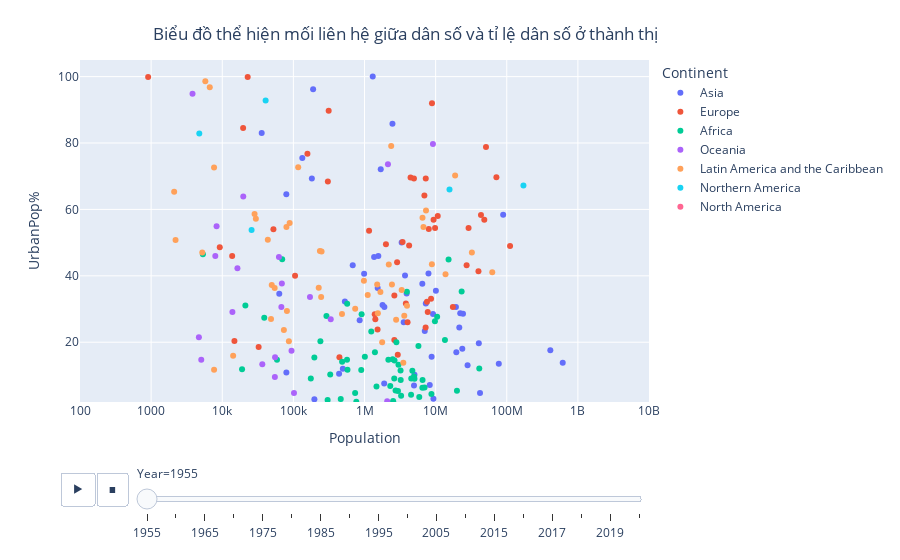

This figure's notebook cell:
### Code cell
fig=px.scatter(df, x="Population", y="UrbanPop%", animation_frame="Year", animation_group="Country",
        color="Continent", hover_name="Country",
           log_x=True, range_x=[100,10000000000], range_y=[2,105])

fig.update_layout(
    title={
        'text': "Biểu đồ thể hiện mối liên hệ giữa dân số và tỉ lệ dân số ở thành thị",
        'y':0.95,
        'x':0.45,
        'xanchor': 'center',
        'yanchor': 'top'})

fig.show()

### Figure 1 — Plotly figure (JSON) as saved in the notebook; plotly's stock layout.template omitted (floating-point values rounded to 4 significant figures)
{"data": [{"hovertemplate": "<b>%{hovertext}</b><br><br>Continent=Asia<br>Year=1955<br>Population=%{x}<br>UrbanPop%=%{y}<extra></extra>", "hovertext": ["Afghanistan", "Armenia", "Azerbaijan", "Bahrain", "Bangladesh", "Bhutan", "Brunei ", "Cambodia", "China", "Cyprus", "Georgia", "Hong Kong", "India", "Indonesia", "Iran", "Iraq", "Israel", "Japan", "Jordan", "Kazakhstan", "Kuwait", "Kyrgyzstan", "Laos", "Lebanon", "Macao", "Malaysia", "Maldives", "Mongolia", "Myanmar", "Nepal", "North Korea", "Oman", "Pakistan", "Philippines", "Qatar", "Saudi Arabia", "Singapore", "South Korea", "Sri Lanka", "State of Palestine", "Syria", "Taiwan", "Tajikistan", "Thailand", "Timor-Leste", "Turkey", "Turkmenistan", "United Arab Emirates", "Uzbekistan", "Vietnam", "Yemen"], "ids": ["Afghanistan", "Armenia", "Azerbaijan", "Bahrain", "Bangladesh", "Bhutan", "Brunei ", "Cambodia", "China", "Cyprus", "Georgia", "Hong Kong", "India", "Indonesia", "Iran", "Iraq", "Israel", "Japan", "Jordan", "Kazakhstan", "Kuwait", "Kyrgyzstan", "Laos", "Lebanon", "Macao", "Malaysia", "Maldives", "Mongolia", "Myanmar", "Nepal", "North Korea", "Oman", "Pakistan", "Philippines", "Qatar", "Saudi Arabia", "Singapore", "South Korea", "Sri Lanka", "State of Palestine", "Syria", "Taiwan", "Tajikistan", "Thailand", "Timor-Leste", "Turkey", "Turkmenistan", "United Arab Emirates", "Uzbekistan", "Vietnam", "Yemen"], "legendgroup": "Asia", "marker": {"color": "#636efa", "symbol": "circle"}, "mode": "markers", "name": "Asia", "orientation": "v", "showlegend": true, "type": "scatter", "x": [8270991, 1563507, 3329387, 133585, 42086301, 197457, 63356, 5045288, 612241554, 529972, 3713133, 2472658, 409880595, 77273425, 19294127, 6502657, 1691878, 89018257, 682968, 7932521, 181888, 1904062, 1890854, 1532115, 189460, 7038913, 79703, 855103, 19550071, 9316916, 10086991, 495818, 40488030, 22177058, 35866, 3558155, 1305105, 21514570, 8778438, 987755, 3911501, 9189972, 1794416, 23711132, 439223, 24270600, 1364635, 79578, 7277333, 28147443, 4965574], "xaxis": "x", "y": [7.1, 46, 50, 75.5, 4.7, 2.8, 34.6, 10.2, 13.8, 32.3, 40.1, 85.8, 17.6, 13.5, 30.6, 37.6, 72.1, 58.4, 43.2, 40.7, 69.3, 30.6, 7.6, 36.3, 96.2, 23.4, 10.9, 26.6, 17, 3, 35.5, 12, 19.7, 28.7, 83, 26, 100, 24.4, 15.6, 40.6, 34.7, 28.5, 31.2, 18, 10.5, 28.6, 45.7, 64.6, 31.7, 13.1, 7], "yaxis": "y"}, {"hovertemplate": "<b>%{hovertext}</b><br><br>Continent=Europe<br>Year=1955<br>Population=%{x}<br>UrbanPop%=%{y}<extra></extra>", "hovertext": ["Albania", "Andorra", "Austria", "Belarus", "Belgium", "Bosnia and Herzegovina", "Bulgaria", "Channel Islands", "Croatia", "Czech Republic (Czechia)", "Denmark", "Estonia", "Faeroe Islands", "Finland", "France", "Germany", "Gibraltar", "Greece", "Holy See", "Hungary", "Iceland", "Ireland", "Isle of Man", "Italy", "Latvia", "Liechtenstein", "Lithuania", "Luxembourg", "Malta", "Moldova", "Monaco", "Montenegro", "Netherlands", "North Macedonia", "Norway", "Poland", "Portugal", "Romania", "Russia", "San Marino", "Serbia", "Slovakia", "Slovenia", "Spain", "Sweden", "Switzerland", "Ukraine", "United Kingdom"], "ids": ["Albania", "Andorra", "Austria", "Belarus", "Belgium", "Bosnia and Herzegovina", "Bulgaria", "Channel Islands", "Croatia", "Czech Republic (Czechia)", "Denmark", "Estonia", "Faeroe Islands", "Finland", "France", "Germany", "Gibraltar", "Greece", "Holy See", "Hungary", "Iceland", "Ireland", "Isle of Man", "Italy", "Latvia", "Liechtenstein", "Lithuania", "Luxembourg", "Malta", "Moldova", "Monaco", "Montenegro", "Netherlands", "North Macedonia", "Norway", "Poland", "Portugal", "Romania", "Russia", "San Marino", "Serbia", "Slovakia", "Slovenia", "Spain", "Sweden", "Switzerland", "Ukraine", "United Kingdom"], "legendgroup": "Europe", "marker": {"color": "#EF553B", "symbol": "circle"}, "mode": "markers", "name": "Europe", "orientation": "v", "showlegend": true, "type": "scatter", "x": [1419994, 9232, 6953406, 7747210, 8887274, 2936309, 7561493, 105609, 4030415, 9361772, 4440778, 1159231, 32481, 4238275, 43411367, 71537459, 22788, 8011124, 908, 9828494, 157642, 2873415, 52408, 48335578, 2001574, 14830, 2628751, 305261, 313526, 2627012, 19655, 443795, 10709630, 1392449, 3430340, 27269749, 8625532, 17483935, 111355300, 13789, 7234922, 3815402, 1527205, 29048395, 7262623, 4957066, 40019491, 51063902], "xaxis": "x", "y": [26.9, 48.6, 64.2, 29.1, 92, 16.2, 32.2, 40, 26, 56.9, 69.6, 53.6, 18.6, 49.1, 58.3, 69.7, 99.9, 54.1, 99.9, 54.4, 76.8, 44.1, 54, 56.9, 49.5, 20.4, 34.1, 68.4, 89.7, 20.7, 84.5, 15.5, 58, 28.4, 50.2, 43.2, 33.1, 30.6, 49, 46, 24.4, 31.7, 23.8, 54.4, 69.3, 69.3, 41.4, 78.8], "yaxis": "y"}, {"hovertemplate": "<b>%{hovertext}</b><br><br>Continent=Africa<br>Year=1955<br>Population=%{x}<br>UrbanPop%=%{y}<extra></extra>", "hovertext": ["Algeria", "Angola", "Benin", "Botswana", "Burkina Faso", "Burundi", "Cabo Verde", "Cameroon", "Central African Republic", "Chad", "Comoros", "Congo", "Côte d'Ivoire", "DR Congo", "Djibouti", "Egypt", "Equatorial Guinea", "Eritrea", "Eswatini", "Ethiopia", "Gabon", "Gambia", "Ghana", "Guinea", "Guinea-Bissau", "Kenya", "Lesotho", "Liberia", "Libya", "Madagascar", "Malawi", "Mali", "Mauritania", "Mauritius", "Mayotte", "Morocco", "Mozambique", "Namibia", "Niger", "Nigeria", "Rwanda", "Réunion", "Saint Helena", "Sao Tome & Principe", "Senegal", "Seychelles", "Sierra Leone", "Somalia", "South Africa", "South Sudan", "Sudan", "Tanzania", "Togo", "Tunisia", "Uganda", "Western Sahara", "Zambia", "Zimbabwe"], "ids": ["Algeria", "Angola", "Benin", "Botswana", "Burkina Faso", "Burundi", "Cabo Verde", "Cameroon", "Central African Republic", "Chad", "Comoros", "Congo", "Côte d'Ivoire", "DR Congo", "Djibouti", "Egypt", "Equatorial Guinea", "Eritrea", "Eswatini", "Ethiopia", "Gabon", "Gambia", "Ghana", "Guinea", "Guinea-Bissau", "Kenya", "Lesotho", "Liberia", "Libya", "Madagascar", "Malawi", "Mali", "Mauritania", "Mauritius", "Mayotte", "Morocco", "Mozambique", "Namibia", "Niger", "Nigeria", "Rwanda", "Réunion", "Saint Helena", "Sao Tome & Principe", "Senegal", "Seychelles", "Sierra Leone", "Somalia", "South Africa", "South Sudan", "Sudan", "Tanzania", "Togo", "Tunisia", "Uganda", "Western Sahara", "Zambia", "Zimbabwe"], "legendgroup": "Africa", "marker": {"color": "#00cc96", "symbol": "circle"}, "mode": "markers", "name": "Africa", "orientation": "v", "showlegend": true, "type": "scatter", "x": [9774283, 5043247, 2303587, 463359, 4517155, 2537157, 197195, 4706995, 1401341, 2735198, 175903, 911029, 3004421, 13517513, 69589, 23223124, 239873, 899752, 303028, 19947292, 484313, 329661, 5730594, 3229649, 576136, 6987658, 766763, 1011363, 1245358, 4543542, 3270548, 4975398, 738299, 570648, 18985, 10502666, 6508398, 567847, 2955541, 41086100, 2527294, 291658, 5345, 58806, 2808225, 38955, 2165815, 2491542, 15206502, 2619712, 6549298, 8729662, 1473839, 3943540, 5888793, 21147, 2644976, 3213286], "xaxis": "x", "y": [26.3, 9, 6.8, 2.9, 4.2, 1.9, 15.4, 11.4, 17, 5.5, 9.1, 28.4, 13.2, 20.7, 45, 35.3, 20.3, 11.6, 2.6, 5.4, 14.1, 10.3, 18.9, 8.6, 11.7, 6.4, 2.1, 15.6, 23.2, 9.1, 3.9, 9.7, 4.7, 31.6, 11.9, 27.7, 6.3, 14.7, 5.3, 12.1, 2.3, 27.9, 46.5, 14.7, 20, 27.4, 14.7, 14.9, 44.9, 9.1, 8.6, 4.4, 6.7, 35.2, 3.5, 31.1, 14.5, 11.5], "yaxis": "y"}, {"hovertemplate": "<b>%{hovertext}</b><br><br>Continent=Oceania<br>Year=1955<br>Population=%{x}<br>UrbanPop%=%{y}<extra></extra>", "hovertext": ["American Samoa", "Australia", "Cook Islands", "Fiji", "French Polynesia", "Guam", "Kiribati", "Marshall Islands", "Micronesia", "Nauru", "New Caledonia", "New Zealand", "Niue", "Northern Mariana Islands", "Palau", "Papua New Guinea", "Samoa", "Solomon Islands", "Tokelau", "Tonga", "Tuvalu", "Vanuatu", "Wallis & Futuna"], "ids": ["American Samoa", "Australia", "Cook Islands", "Fiji", "French Polynesia", "Guam", "Kiribati", "Marshall Islands", "Micronesia", "Nauru", "New Caledonia", "New Zealand", "Niue", "Northern Mariana Islands", "Palau", "Papua New Guinea", "Samoa", "Solomon Islands", "Tokelau", "Tonga", "Tuvalu", "Vanuatu", "Wallis & Futuna"], "legendgroup": "Oceania", "marker": {"color": "#ab63fa", "symbol": "circle"}, "mode": "markers", "name": "Oceania", "orientation": "v", "showlegend": true, "type": "scatter", "x": [19754, 9165707, 16347, 335098, 68854, 62641, 36573, 13894, 171107, 3819, 67748, 2136391, 4694, 7985, 8322, 2086247, 94178, 102002, 1607, 55322, 5069, 54921, 7669], "xaxis": "x", "y": [63.9, 79.7, 42.3, 26.9, 37.7, 45.7, 13.4, 29.1, 33.6, 94.8, 30.6, 73.6, 21.5, 46, 54.9, 2.2, 17.4, 4.7, 0, 15.5, 14.7, 9.5, 0], "yaxis": "y"}, {"hovertemplate": "<b>%{hovertext}</b><br><br>Continent=Latin America and the Caribbean<br>Year=1955<br>Population=%{x}<br>UrbanPop%=%{y}<extra></extra>", "hovertext": ["Anguilla", "Antigua and Barbuda", "Argentina", "Aruba", "Bahamas", "Barbados", "Belize", "Bolivia", "Brazil", "British Virgin Islands", "Caribbean Netherlands", "Cayman Islands", "Chile", "Colombia", "Costa Rica", "Cuba", "Curaçao", "Dominica", "Dominican Republic", "Ecuador", "El Salvador", "Falkland Islands", "French Guiana", "Grenada", "Guadeloupe", "Guatemala", "Guyana", "Haiti", "Honduras", "Jamaica", "Martinique", "Mexico", "Montserrat", "Nicaragua", "Panama", "Paraguay", "Peru", "Puerto Rico", "Saint Kitts & Nevis", "Saint Lucia", "Saint Martin", "Sint Maarten", "St. Vincent & Grenadines", "Suriname", "Trinidad and Tobago", "Turks and Caicos", "U.S. Virgin Islands", "Uruguay", "Venezuela"], "ids": ["Anguilla", "Antigua and Barbuda", "Argentina", "Aruba", "Bahamas", "Barbados", "Belize", "Bolivia", "Brazil", "British Virgin Islands", "Caribbean Netherlands", "Cayman Islands", "Chile", "Colombia", "Costa Rica", "Cuba", "Curaçao", "Dominica", "Dominican Republic", "Ecuador", "El Salvador", "Falkland Islands", "French Guiana", "Grenada", "Guadeloupe", "Guatemala", "Guyana", "Haiti", "Honduras", "Jamaica", "Martinique", "Mexico", "Montserrat", "Nicaragua", "Panama", "Paraguay", "Peru", "Puerto Rico", "Saint Kitts & Nevis", "Saint Lucia", "Saint Martin", "Sint Maarten", "St. Vincent & Grenadines", "Suriname", "Trinidad and Tobago", "Turks and Caicos", "U.S. Virgin Islands", "Uruguay", "Venezuela"], "legendgroup": "Latin America and the Caribbean", "marker": {"color": "#FFA15A", "symbol": "circle"}, "mode": "markers", "name": "Latin America and the Caribbean", "orientation": "v", "showlegend": true, "type": "scatter", "x": [5783, 49648, 18789418, 43724, 88631, 227138, 79870, 3331036, 62533919, 7679, 7670, 6677, 7322652, 13775000, 1110087, 6539454, 116916, 54560, 2781336, 3956620, 2432880, 2204, 28490, 81103, 236064, 3625300, 482555, 3514074, 1771352, 1540956, 245675, 32350596, 14233, 1508102, 981080, 1673665, 8858389, 2195516, 48492, 86477, 3408, 2108, 73554, 249000, 739709, 5238, 29682, 2372559, 6744695], "xaxis": "x", "y": [98.6, 37.2, 70.2, 50.9, 55.9, 36.4, 54.7, 35.7, 41.1, 11.7, 72.6, 96.8, 59.7, 40.5, 34.2, 57.5, 72.7, 36.3, 26.8, 31, 37.4, 50.8, 58.6, 29.4, 47.5, 28, 28.5, 13.8, 20, 28.7, 33.6, 47, 15.9, 37.4, 38.5, 35.1, 43.5, 43.4, 27, 20.3, 0, 65.3, 23.7, 47.3, 30.1, 47, 57.2, 79.1, 54.7], "yaxis": "y"}, {"hovertemplate": "<b>%{hovertext}</b><br><br>Continent=Northern America<br>Year=1955<br>Population=%{x}<br>UrbanPop%=%{y}<extra></extra>", "hovertext": ["Bermuda", "Canada", "Greenland", "Saint Pierre & Miquelon", "United States"], "ids": ["Bermuda", "Canada", "Greenland", "Saint Pierre & Miquelon", "United States"], "legendgroup": "Northern America", "marker": {"color": "#19d3f3", "symbol": "circle"}, "mode": "markers", "name": "Northern America", "orientation": "v", "showlegend": true, "type": "scatter", "x": [40708, 15673763, 25846, 4755, 171685336], "xaxis": "x", "y": [92.8, 66, 53.8, 82.9, 67.2], "yaxis": "y"}, {"hovertemplate": "<b>%{hovertext}</b><br><br>Continent=North America<br>Year=1955<br>Population=%{x}<br>UrbanPop%=%{y}<extra></extra>", "hovertext": ["Saint Barthelemy"], "ids": ["Saint Barthelemy"], "legendgroup": "North America", "marker": {"color": "#FF6692", "symbol": "circle"}, "mode": "markers", "name": "North America", "orientation": "v", "showlegend": true, "type": "scatter", "x": [2245], "xaxis": "x", "y": [0], "yaxis": "y"}], "layout": {"legend": {"title": {"text": "Continent"}, "tracegroupgap": 0}, "margin": {"t": 60}, "sliders": [{"active": 0, "currentvalue": {"prefix": "Year="}, "len": 0.9, "pad": {"b": 10, "t": 60}, "steps": [{"args": [["1955"], {"frame": {"duration": 0, "redraw": false}, "fromcurrent": true, "mode": "immediate", "transition": {"duration": 0, "easing": "linear"}}], "label": "1955", "method": "animate"}, {"args": [["1960"], {"frame": {"duration": 0, "redraw": false}, "fromcurrent": true, "mode": "immediate", "transition": {"duration": 0, "easing": "linear"}}], "label": "1960", "method": "animate"}, {"args": [["1965"], {"frame": {"duration": 0, "redraw": false}, "fromcurrent": true, "mode": "immediate", "transition": {"duration": 0, "easing": "linear"}}], "label": "1965", "method": "animate"}, {"args": [["1970"], {"frame": {"duration": 0, "redraw": false}, "fromcurrent": true, "mode": "immediate", "transition": {"duration": 0, "easing": "linear"}}], "label": "1970", "method": "animate"}, {"args": [["1975"], {"frame": {"duration": 0, "redraw": false}, "fromcurrent": true, "mode": "immediate", "transition": {"duration": 0, "easing": "linear"}}], "label": "1975", "method": "animate"}, {"args": [["1980"], {"frame": {"duration": 0, "redraw": false}, "fromcurrent": true, "mode": "immediate", "transition": {"duration": 0, "easing": "linear"}}], "label": "1980", "method": "animate"}, {"args": [["1985"], {"frame": {"duration": 0, "redraw": false}, "fromcurrent": true, "mode": "immediate", "transition": {"duration": 0, "easing": "linear"}}], "label": "1985", "method": "animate"}, {"args": [["1990"], {"frame": {"duration": 0, "redraw": false}, "fromcurrent": true, "mode": "immediate", "transition": {"duration": 0, "easing": "linear"}}], "label": "1990", "method": "animate"}, {"args": [["1995"], {"frame": {"duration": 0, "redraw": false}, "fromcurrent": true, "mode": "immediate", "transition": {"duration": 0, "easing": "linear"}}], "label": "1995", "method": "animate"}, {"args": [["2000"], {"frame": {"duration": 0, "redraw": false}, "fromcurrent": true, "mode": "immediate", "transition": {"duration": 0, "easing": "linear"}}], "label": "2000", "method": "animate"}, {"args": [["2005"], {"frame": {"duration": 0, "redraw": false}, "fromcurrent": true, "mode": "immediate", "transition": {"duration": 0, "easing": "linear"}}], "label": "2005", "method": "animate"}, {"args": [["2010"], {"frame": {"duration": 0, "redraw": false}, "fromcurrent": true, "mode": "immediate", "transition": {"duration": 0, "easing": "linear"}}], "label": "2010", "method": "animate"}, {"args": [["2015"], {"frame": {"duration": 0, "redraw": false}, "fromcurrent": true, "mode": "immediate", "transition": {"duration": 0, "easing": "linear"}}], "label": "2015", "method": "animate"}, {"args": [["2016"], {"frame": {"duration": 0, "redraw": false}, "fromcurrent": true, "mode": "immediate", "transition": {"duration": 0, "easing": "linear"}}], "label": "2016", "method": "animate"}, {"args": [["2017"], {"frame": {"duration": 0, "redraw": false}, "fromcurrent": true, "mode": "immediate", "transition": {"duration": 0, "easing": "linear"}}], "label": "2017", "method": "animate"}, {"args": [["2018"], {"frame": {"duration": 0, "redraw": false}, "fromcurrent": true, "mode": "immediate", "transition": {"duration": 0, "easing": "linear"}}], "label": "2018", "method": "animate"}, {"args": [["2019"], {"frame": {"duration": 0, "redraw": false}, "fromcurrent": true, "mode": "immediate", "transition": {"duration": 0, "easing": "linear"}}], "label": "2019", "method": "animate"}, {"args": [["2020"], {"frame": {"duration": 0, "redraw": false}, "fromcurrent": true, "mode": "immediate", "transition": {"duration": 0, "easing": "linear"}}], "label": "2020", "method": "animate"}], "x": 0.1, "xanchor": "left", "y": 0, "yanchor": "top"}], "title": {"text": "Biểu đồ thể hiện mối liên hệ giữa dân số và tỉ lệ dân số ở thành thị", "x": 0.45, "xanchor": "center", "y": 0.95, "yanchor": "top"}, "updatemenus": [{"buttons": [{"args": [null, {"frame": {"duration": 500, "redraw": false}, "fromcurrent": true, "mode": "immediate", "transition": {"duration": 500, "easing": "linear"}}], "label": "&#9654;", "method": "animate"}, {"args": [[null], {"frame": {"duration": 0, "redraw": false}, "fromcurrent": true, "mode": "immediate", "transition": {"duration": 0, "easing": "linear"}}], "label": "&#9724;", "method": "animate"}], "direction": "left", "pad": {"r": 10, "t": 70}, "showactive": false, "type": "buttons", "x": 0.1, "xanchor": "right", "y": 0, "yanchor": "top"}], "xaxis": {"anchor": "y", "domain": [0, 1], "range": [2, 10], "title": {"text": "Population"}, "type": "log"}, "yaxis": {"anchor": "x", "domain": [0, 1], "range": [2, 105], "title": {"text": "UrbanPop%"}}}}
